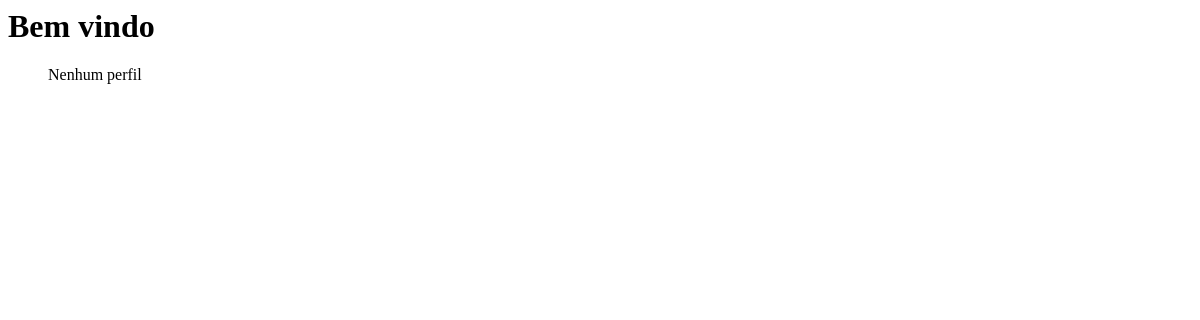
Before: / with the older database file.
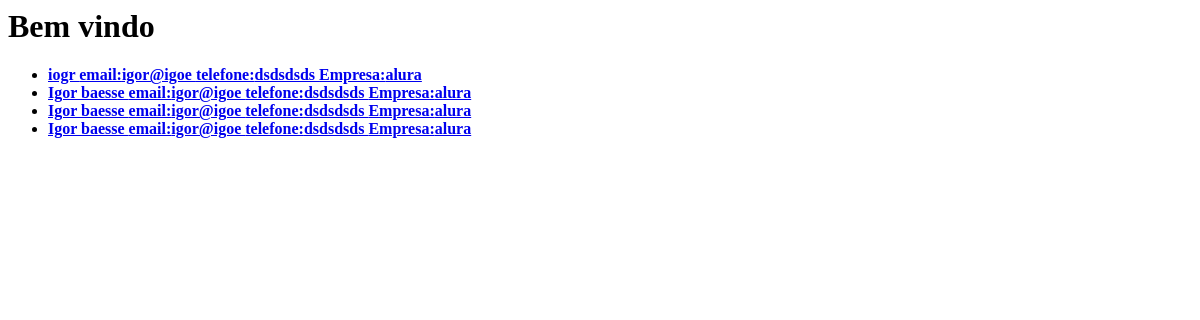
After: the same page with the newer database file.
### perfis/models.py (models this page shows, shortened)
class Perfil(models.Model):
   nome =models.CharField(max_length=255,null=False)
   email=models.CharField(max_length=255,null=False)
   telefone=models.CharField(max_length=15,null=False)
   nome_empresa=models.CharField(max_length=255,null=False)

### perfis/views.py (the view)
# urls.py: url(r'^$',views.index,name='index'),
def index (request):
   return render(request,'index.html',{'users':Perfil.objects.all()})

### perfis/templates/Index.html
<html>
    <head>
    </head>
    <bod>
        <h1>Bem vindo</h1>
        <ul>
            {% if users %}
                {% for user in users %}
                    <li>
                        <a href="{% url 'show' user.id %}" >
                            <strong>
                                {{user.nome}} email:{{user.email}} telefone:{{user.telefone}} Empresa:{{user.nome_empresa}}
                            </strong>
                        </a>
                    </li>
                {% endfor %}
            {% else %}
                Nenhum perfil
            {% endif %}
        </ul>
    </bod>
</html>

Changed rows visible on the page:
added Perfil: nome "iogr", email "igor@igoe", telefone "dsdsdsds", nome_empresa "alura"
added Perfil: nome "Igor baesse", email "igor@igoe", telefone "dsdsdsds", nome_empresa "alura"
added Perfil: nome "Igor baesse", email "igor@igoe", telefone "dsdsdsds", nome_empresa "alura"
added Perfil: nome "Igor baesse", email "igor@igoe", telefone "dsdsdsds", nome_empresa "alura"
Other visible differences:
text no longer shown: "Nenhum perfil"
